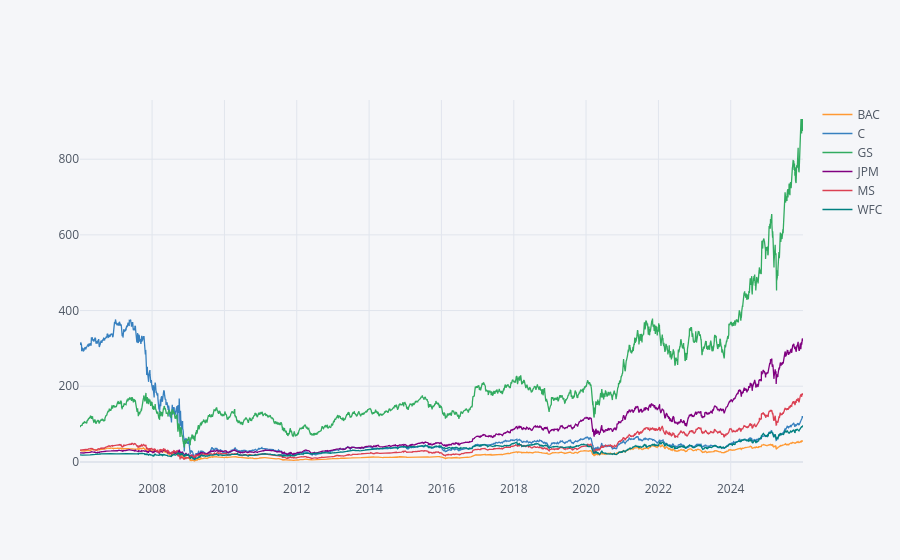

Notebook code for this chart:
### Code cell
bank_stocks.xs(key='Close',axis=1,level=1).iplot()

### Figure 1 — Plotly figure (JSON) as saved in the notebook; plotly's stock layout.template omitted (floating-point values rounded to 4 significant figures; data arrays with more than 128 entries replaced by an {"elided": "..."} marker saying what was removed)
{"data": [{"line": {"color": "rgba(255, 153, 51, 1.0)", "dash": "solid", "shape": "linear", "width": 1.3}, "mode": "lines", "name": "BAC", "text": "", "type": "scatter", "x": {"elided": "5031 str values"}, "y": {"elided": "5031 float values"}}, {"line": {"color": "rgba(55, 128, 191, 1.0)", "dash": "solid", "shape": "linear", "width": 1.3}, "mode": "lines", "name": "C", "text": "", "type": "scatter", "x": {"elided": "5031 str values"}, "y": {"elided": "5031 float values"}}, {"line": {"color": "rgba(50, 171, 96, 1.0)", "dash": "solid", "shape": "linear", "width": 1.3}, "mode": "lines", "name": "GS", "text": "", "type": "scatter", "x": {"elided": "5031 str values"}, "y": {"elided": "5031 float values"}}, {"line": {"color": "rgba(128, 0, 128, 1.0)", "dash": "solid", "shape": "linear", "width": 1.3}, "mode": "lines", "name": "JPM", "text": "", "type": "scatter", "x": {"elided": "5031 str values"}, "y": {"elided": "5031 float values"}}, {"line": {"color": "rgba(219, 64, 82, 1.0)", "dash": "solid", "shape": "linear", "width": 1.3}, "mode": "lines", "name": "MS", "text": "", "type": "scatter", "x": {"elided": "5031 str values"}, "y": {"elided": "5031 float values"}}, {"line": {"color": "rgba(0, 128, 128, 1.0)", "dash": "solid", "shape": "linear", "width": 1.3}, "mode": "lines", "name": "WFC", "text": "", "type": "scatter", "x": {"elided": "5031 str values"}, "y": {"elided": "5031 float values"}}], "layout": {"legend": {"bgcolor": "#F5F6F9", "font": {"color": "#4D5663"}}, "paper_bgcolor": "#F5F6F9", "plot_bgcolor": "#F5F6F9", "title": {"font": {"color": "#4D5663"}}, "xaxis": {"gridcolor": "#E1E5ED", "showgrid": true, "tickfont": {"color": "#4D5663"}, "title": {"font": {"color": "#4D5663"}, "text": ""}, "zerolinecolor": "#E1E5ED"}, "yaxis": {"gridcolor": "#E1E5ED", "showgrid": true, "tickfont": {"color": "#4D5663"}, "title": {"font": {"color": "#4D5663"}, "text": ""}, "zerolinecolor": "#E1E5ED"}}}
